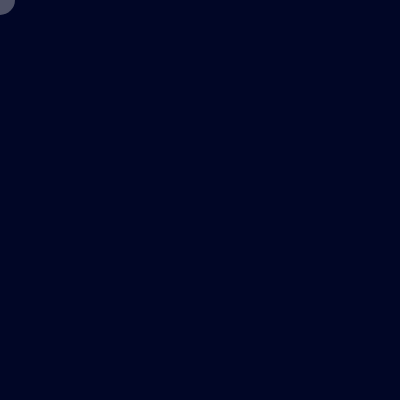
Frame 1 (no input)
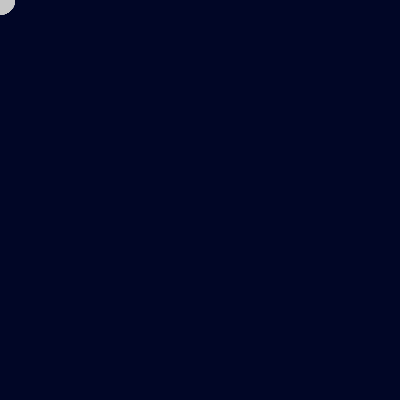
Frame 60 (no input)
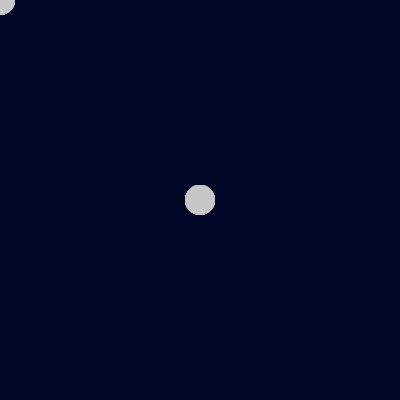
Frame 120 (the mouse pressed at the canvas centre since frame 60)

The p5.js sketch that drew these frames (run headless with seeded random() and noise() and a simulated clock; from frame 60 on, the mouse is pressed at the canvas centre):

// p5.js sketch
// ── sketch.js
function setup() {
  createCanvas(400, 400);
  background(1, 6, 38);
}

function draw() {

  noStroke();
  fill(200, 200, 200, 100);
  ellipse(mouseX, mouseY, 30);
}
